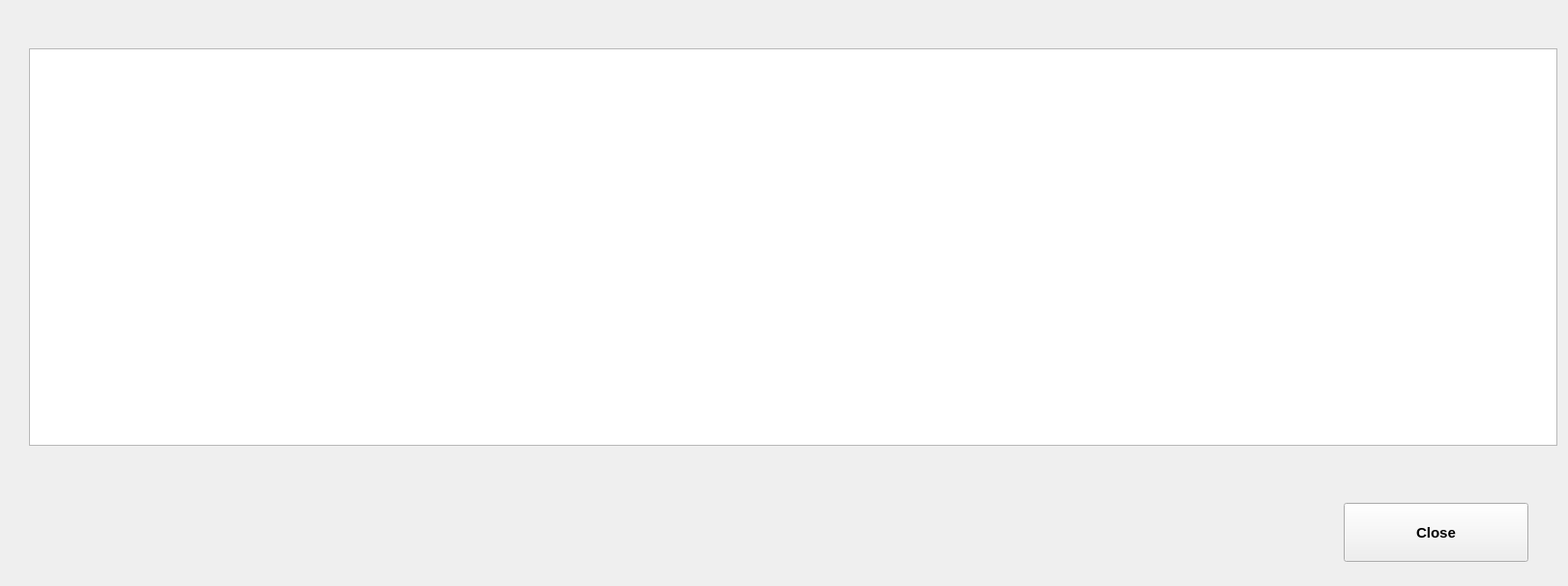
<?xml version="1.0" encoding="UTF-8"?>
<ui version="4.0">
 <class>actionList_prisoners</class>
 <widget class="QWidget" name="actionList_prisoners">
  <property name="geometry">
   <rect>
    <x>0</x>
    <y>0</y>
    <width>1622</width>
    <height>606</height>
   </rect>
  </property>
  <property name="sizePolicy">
   <sizepolicy hsizetype="Expanding" vsizetype="Expanding">
    <horstretch>0</horstretch>
    <verstretch>0</verstretch>
   </sizepolicy>
  </property>
  <property name="windowTitle">
   <string>Prisoner List</string>
  </property>
  <widget class="QPushButton" name="exit_pushButton">
   <property name="geometry">
    <rect>
     <x>1390</x>
     <y>520</y>
     <width>191</width>
     <height>61</height>
    </rect>
   </property>
   <property name="font">
    <font>
     <pointsize>11</pointsize>
     <weight>75</weight>
     <bold>true</bold>
    </font>
   </property>
   <property name="text">
    <string>Close</string>
   </property>
  </widget>
  <widget class="QTableView" name="Prisoner_tableView">
   <property name="geometry">
    <rect>
     <x>30</x>
     <y>50</y>
     <width>1581</width>
     <height>411</height>
    </rect>
   </property>
   <property name="sizePolicy">
    <sizepolicy hsizetype="Expanding" vsizetype="Expanding">
     <horstretch>8</horstretch>
     <verstretch>0</verstretch>
    </sizepolicy>
   </property>
   <property name="editTriggers">
    <set>QAbstractItemView::NoEditTriggers</set>
   </property>
   <property name="horizontalScrollMode">
    <enum>QAbstractItemView::ScrollPerItem</enum>
   </property>
   <attribute name="horizontalHeaderVisible">
    <bool>true</bool>
   </attribute>
   <attribute name="horizontalHeaderCascadingSectionResizes">
    <bool>false</bool>
   </attribute>
   <attribute name="horizontalHeaderDefaultSectionSize">
    <number>130</number>
   </attribute>
  </widget>
 </widget>
 <resources/>
 <connections>
  <connection>
   <sender>exit_pushButton</sender>
   <signal>clicked()</signal>
   <receiver>actionList_prisoners</receiver>
   <slot>close()</slot>
   <hints>
    <hint type="sourcelabel">
     <x>1141</x>
     <y>527</y>
    </hint>
    <hint type="destinationlabel">
     <x>958</x>
     <y>484</y>
    </hint>
   </hints>
  </connection>
 </connections>
</ui>
